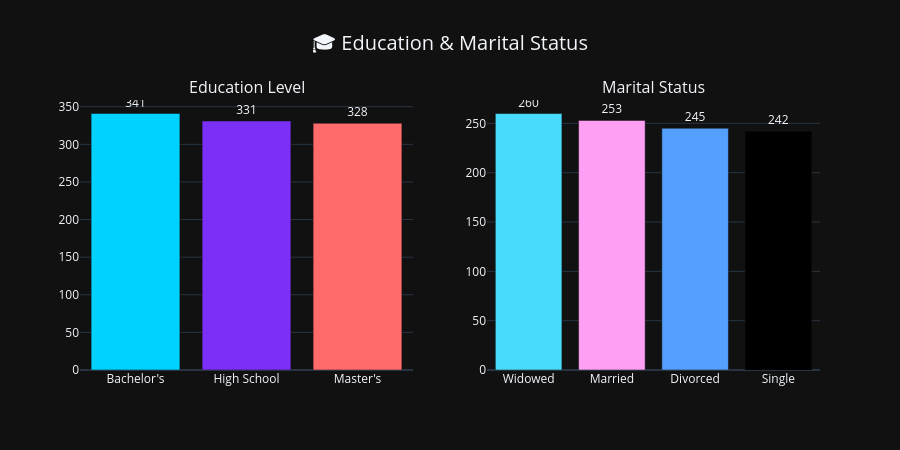

Here is the notebook cell this chart was saved with:
### Code cell
# --- Education & Marital Status ---
fig = make_subplots(rows=1, cols=2, subplot_titles=("Education Level", "Marital Status"))

for i, (col, palette) in enumerate([
    ('Education_Level', ['#00d2ff', '#7b2ff7', '#ff6b6b', '#feca57']),
    ('Marital_Status', ['#48dbfb', '#ff9ff3', '#54a0ff'])
], 1):
    counts = data[col].value_counts()
    fig.add_trace(go.Bar(x=counts.index, y=counts.values,
                         marker_color=palette[:len(counts)],
                         text=counts.values, textposition='outside',
                         name=col), row=1, col=i)

fig.update_layout(template='plotly_dark', title_text='🎓 Education & Marital Status',
                  title_font_size=20, title_x=0.5, height=450, showlegend=False)
fig.show()

### Figure 1 — Plotly figure (JSON) as saved in the notebook; plotly's stock layout.template omitted (floating-point values rounded to 4 significant figures)
{"data": [{"marker": {"color": ["#00d2ff", "#7b2ff7", "#ff6b6b"]}, "name": "Education_Level", "text": [341.0, 331.0, 328.0], "textposition": "outside", "type": "bar", "x": ["Bachelor's", "High School", "Master's"], "xaxis": "x", "y": [341, 331, 328], "yaxis": "y"}, {"marker": {"color": ["#48dbfb", "#ff9ff3", "#54a0ff"]}, "name": "Marital_Status", "text": [260.0, 253.0, 245.0, 242.0], "textposition": "outside", "type": "bar", "x": ["Widowed", "Married", "Divorced", "Single"], "xaxis": "x2", "y": [260, 253, 245, 242], "yaxis": "y2"}], "layout": {"annotations": [{"font": {"size": 16}, "showarrow": false, "text": "Education Level", "x": 0.225, "xanchor": "center", "xref": "paper", "y": 1, "yanchor": "bottom", "yref": "paper"}, {"font": {"size": 16}, "showarrow": false, "text": "Marital Status", "x": 0.775, "xanchor": "center", "xref": "paper", "y": 1, "yanchor": "bottom", "yref": "paper"}], "height": 450, "showlegend": false, "title": {"font": {"size": 20}, "text": "🎓 Education & Marital Status", "x": 0.5}, "xaxis": {"anchor": "y", "domain": [0, 0.45]}, "xaxis2": {"anchor": "y2", "domain": [0.55, 1]}, "yaxis": {"anchor": "x", "domain": [0, 1]}, "yaxis2": {"anchor": "x2", "domain": [0, 1]}}}
